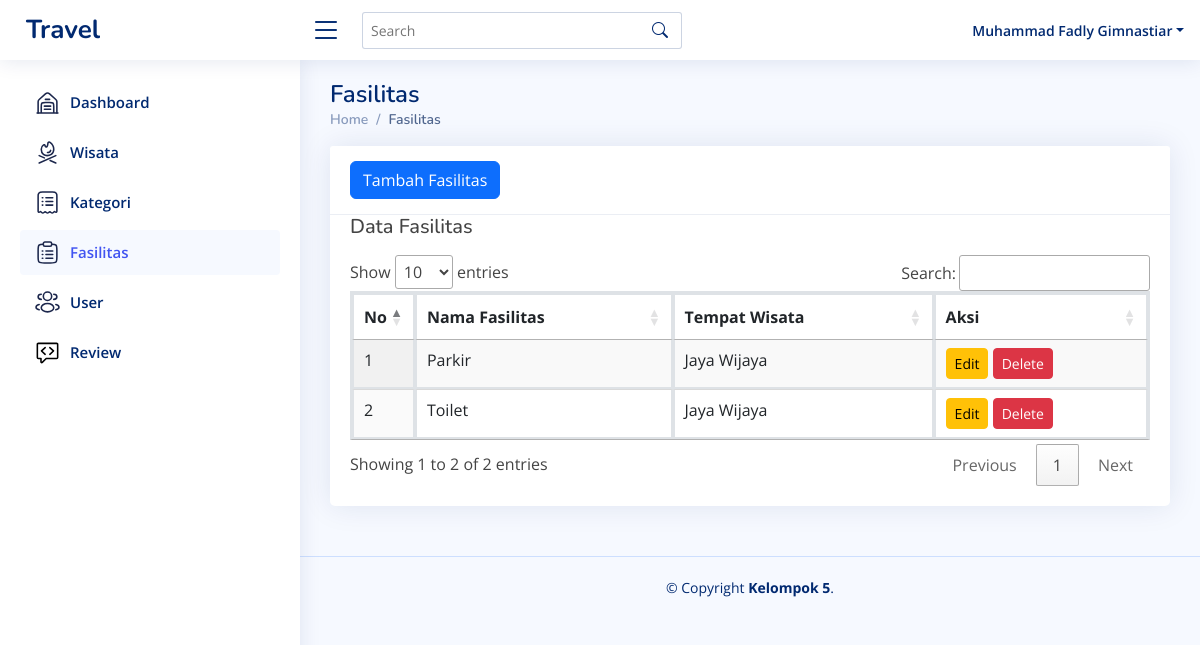
Screenshot of /admin/fasilitas.php (signed in) with the database file from the repository.
### tables this page shows
CREATE TABLE `fasilitas` (
  `id` int(11) NOT NULL,
  `nama_fasilitas` varchar(100) NOT NULL,
  `tempat_wisata_id` int(11) DEFAULT NULL,
  `last_activity` datetime DEFAULT current_timestamp() ON UPDATE current_timestamp()
);

CREATE TABLE `tempat_wisata` (
  `id` int(11) NOT NULL,
  `nama_tempat` varchar(100) NOT NULL,
  `deskripsi` text DEFAULT NULL,
  `htm` int(11) DEFAULT NULL,
  `kategori_id` int(11) DEFAULT NULL,
  `image` varchar(255) NOT NULL,
  `last_activity` datetime DEFAULT current_timestamp() ON UPDATE current_timestamp()
);

### admin/fasilitas.php (the view, shortened to what this page needs)
<?php
include('proses-fasilitas.php');
?>
<!DOCTYPE html>
<html lang="en">
<head>
    <link href="assets/vendor/bootstrap/css/bootstrap.min.css" rel="stylesheet">
    <link href="assets/vendor/bootstrap-icons/bootstrap-icons.css" rel="stylesheet">
    <link href="assets/vendor/boxicons/css/boxicons.min.css" rel="stylesheet">
    <link href="assets/vendor/quill/quill.snow.css" rel="stylesheet">
    <link href="assets/vendor/quill/quill.bubble.css" rel="stylesheet">
    <link href="assets/vendor/remixicon/remixicon.css" rel="stylesheet">
    <link href="assets/vendor/simple-datatables/style.css" rel="stylesheet">
    <link rel="stylesheet" href="https://cdn.datatables.net/1.13.7/css/jquery.dataTables.css" />
    <link href="https://cdn.jsdelivr.net/npm/sweetalert2@11.9.0/dist/sweetalert2.min.css" rel="stylesheet">
    <link href="assets/css/style.css" rel="stylesheet">
<body>
    <header id="header" class="header fixed-top d-flex align-items-center">
        <div class="d-flex align-items-center justify-content-between">
            <a href="index.php" class="logo d-flex align-items-center">
                <span class="d-none d-lg-block">Travel</span>
            </a>
            <i class="bi bi-list toggle-sidebar-btn"></i>
        </div>
        <div class="search-bar">
            <form class="search-form d-flex align-items-center" method="POST" action="#">
                <input type="text" name="query" placeholder="Search" title="Enter search keyword">
                <button type="submit" title="Search"><i class="bi bi-search"></i></button>
            </form>
        </div>
        <nav class="header-nav ms-auto">
            <ul class="d-flex align-items-center">
                <li class="nav-item dropdown pe-3">
                <a class="nav-link nav-profile d-flex align-items-center pe-0" href="#" data-bs-toggle="dropdown">
                        <span class="d-none d-md-block dropdown-toggle ps-2"><?php echo $_SESSION['username']; ?></span>
                    </a>
                </li>
            </ul>
        </nav>
    </header>
    <aside id="sidebar" class="sidebar">
        <ul class="sidebar-nav" id="sidebar-nav">
            <li class="nav-item">
                <a class="nav-link collapsed" href="index.php">
                    <span>Dashboard</span>
                </a>
            </li>
            <li class="nav-item">
                <a class="nav-link collapsed" href="wisata.php">
                    <span>Wisata</span>
                </a>
            </li>
            <li class="nav-item">
                <a class="nav-link collapsed" href="kategori.php">
                    <span>Kategori</span>
                </a>
            </li>
            <li class="nav-item">
                <a class="nav-link" href="fasilitas.php">
                    <span>Fasilitas</span>
                </a>
            </li>
            <li class="nav-item">
                <a class="nav-link collapsed" href="user.php">
                    <span>User</span>
                </a>
            </li>
            <li class="nav-item">
                <a class="nav-link collapsed" href="review.php">
                    <span>Review</span>
                </a>
            </li>
        </ul>
    </aside>
    <main id="main" class="main">
        <div class="pagetitle">
            <h1>Fasilitas</h1>
            <nav>
                <ol class="breadcrumb">
                    <li class="breadcrumb-item"><a href="index.php">Home</a></li>
                    <li class="breadcrumb-item active">Fasilitas</li>
                </ol>
            </nav>
        </div>
        <section class="section dashboard">
            <div class="card">
                <div class="card-header">
                    <button type="button" class="btn btn-primary" data-bs-toggle="modal" data-bs-target="#exampleModal" style="margin-left: 5px;">
                        Tambah Fasilitas
                    </button>
                </div>
                <div class="card-body">
                    <h5 class="mb-3">Data Fasilitas</h5>
                    <div class="table-responsive">
                        <table class="table table-bordered display" id="myTable">
                            <thead>
                                <tr>
                                    <th style="width: 5px;">No</th>
                                    <th>Nama Fasilitas</th>
                                    <th>Tempat Wisata</th>
                                    <th>Aksi</th>
                                </tr>
                            </thead>
                            <tbody>
                                <?php
                                $datafasilitas = mysqli_query($conn, "SELECT f.*, t.nama_tempat FROM fasilitas f
                                JOIN tempat_wisata t ON f.tempat_wisata_id = t.id ORDER BY f.id ASC");
                                $i = 1;
                                while ($ambildata = mysqli_fetch_assoc($datafasilitas)) {
                                    $nama_fasilitas = $ambildata['nama_fasilitas'];
                                    $nama_tempat = $ambildata['nama_tempat'];
                                    $aksi = $ambildata['id'];
                                ?>
                                    <tr>
                                        <td><?= $i++; ?></td>
                                        <td><?= $nama_fasilitas; ?></td>
                                        <td><?= $nama_tempat; ?></td>
                                        <td class="flex flex-wrap gap-2">
                                            <button type="button" class="btn btn-warning btn-sm" data-bs-toggle="modal" data-bs-target="#edit<?= $aksi; ?>">Edit</button>
                                            <button type="button" class="btn btn-danger btn-sm" onclick="deleteItem(<?= $aksi; ?>)">Delete</button>
                                        </td>
                                    </tr>
                                <?php
                                };
                                ?>
                            </tbody>
                        </table>
                    </div>
                </div>
            </div>
        </section>
    </main>
    <footer id="footer" class="footer">
        <div class="copyright">
            &copy; Copyright <strong><span>Kelompok 5</span></strong>.
        </div>
    </footer>
</body>
</html>

### admin/assets/css/style.css (style rules this page uses)
:root { scroll-behavior: smooth; }
body { font-family: "Open Sans", sans-serif; background: #f6f9ff; color: #444444; }
a { color: #4154f1; text-decoration: none; }
h1, h2, h3, h4, h5, h6 { font-family: "Nunito", sans-serif; }
.card { position: relative; display: flex; flex-direction: column; min-width: 0; word-wrap: break-word; background-color: #fff; background-clip: border-box; border: 1px solid rgba(0, 0, 0, 0.125); border-radius: 0.25rem; }
.card-header { padding: 0.75rem 1.25rem; margin-bottom: 0; background-color: rgba(0, 0, 0, 0.03); border-bottom: 1px solid rgba(0, 0, 0, 0.125); }
.card-header:first-child { border-radius: calc(0.25rem - 1px) calc(0.25rem - 1px) 0 0; }
.table-bordered { border: 2px solid #dee2e6; }
.table-bordered th, .table-bordered td { border: 2px solid #dee2e6; }
.table-bordered thead th, .table-bordered thead td { border-bottom-width: 3px; }
.card-body { flex: 1 1 auto; min-height: 1px; padding: 1.25rem; }
.table-responsive { display: block; width: 100%; overflow-x: auto; -webkit-overflow-scrolling: touch; }
#main { margin-top: 60px; padding: 20px 30px; transition: all 0.3s; }
.pagetitle { margin-bottom: 10px; }
.pagetitle h1 { font-size: 24px; margin-bottom: 0; font-weight: 600; color: #012970; }
.card { margin-bottom: 30px; border: none; border-radius: 5px; box-shadow: 0px 0 30px rgba(1, 41, 112, 0.1); }
.card-header, .card-footer { border-color: #ebeef4; background-color: #fff; color: #798eb3; padding: 15px; }
.card-body { padding: 0 20px 20px 20px; }
.breadcrumb { font-size: 14px; font-family: "Nunito", sans-serif; color: #899bbd; font-weight: 600; }
.breadcrumb a { color: #899bbd; transition: 0.3s; }
.breadcrumb .breadcrumb-item::before { color: #899bbd; }
.breadcrumb .active { color: #51678f; font-weight: 600; }
.logo { line-height: 1; }
@media (min-width: 1200px) { .logo { width: 280px; } }
.logo span { font-size: 26px; font-weight: 700; color: #012970; font-family: "Nunito", sans-serif; }
.header { transition: all 0.5s; z-index: 997; height: 60px; box-shadow: 0px 2px 20px rgba(1, 41, 112, 0.1); background-color: #fff; padding-left: 20px; }
.header .toggle-sidebar-btn { font-size: 32px; padding-left: 10px; cursor: pointer; color: #012970; }
.header .search-bar { min-width: 360px; padding: 0 20px; }
.header .search-form { width: 100%; }
.header .search-form input { border: 0; font-size: 14px; color: #012970; border: 1px solid rgba(1, 41, 112, 0.2); padding: 7px 38px 7px 8px; border-radius: 3px; transition: 0.3s; width: 100%; }
.header .search-form button { border: 0; padding: 0; margin-left: -30px; background: none; }
.header .search-form button i { color: #012970; }
.header-nav ul { list-style: none; }
.header-nav>ul { margin: 0; padding: 0; }
.header-nav .nav-profile { color: #012970; }
.header-nav .nav-profile span { font-size: 14px; font-weight: 600; }
.sidebar { position: fixed; top: 60px; left: 0; bottom: 0; width: 300px; z-index: 996; transition: all 0.3s; padding: 20px; overflow-y: auto; scrollbar-width: thin; scrollbar-color: #aab7cf transparent; box-shadow: 0px 0px 20px rgba(1, 41, 112, 0.1); background-color: #fff; }
@media (min-width: 1200px) { #main, #footer { margin-left: 300px; } }
.sidebar-nav { padding: 0; margin: 0; list-style: none; }
.sidebar-nav li { padding: 0; margin: 0; list-style: none; }
.sidebar-nav .nav-item { margin-bottom: 5px; }
.sidebar-nav .nav-link { display: flex; align-items: center; font-size: 15px; font-weight: 600; color: #4154f1; transition: 0.3; background: #f6f9ff; padding: 10px 15px; border-radius: 4px; }
.sidebar-nav .nav-link.collapsed { color: #012970; background: #fff; }
.footer { padding: 20px 0; font-size: 14px; transition: all 0.3s; border-top: 1px solid #cddfff; }
.footer .copyright { text-align: center; color: #012970; }

### rows the page displays
fasilitas: nama_fasilitas "Parkir", tempat_wisata.nama_tempat "Jaya Wijaya"
fasilitas: nama_fasilitas "Toilet", tempat_wisata.nama_tempat "Jaya Wijaya"

### other values shown
$_SESSION['username'] "Muhammad Fadly Gimnastiar"
